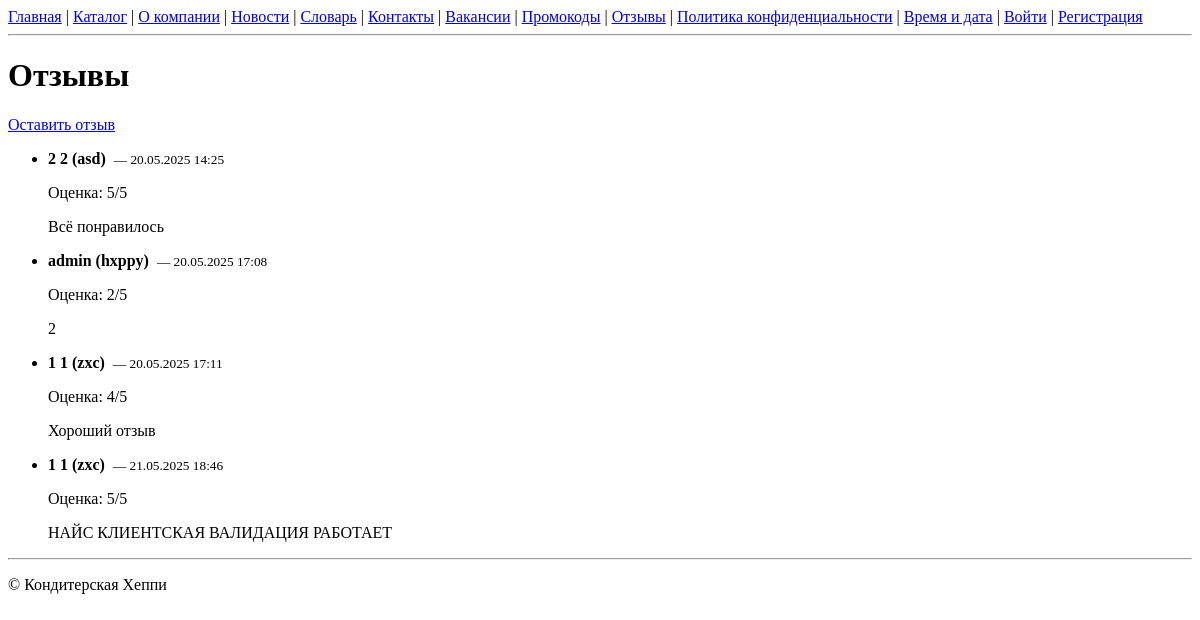
The page /reviews/ on the database as committed earlier.
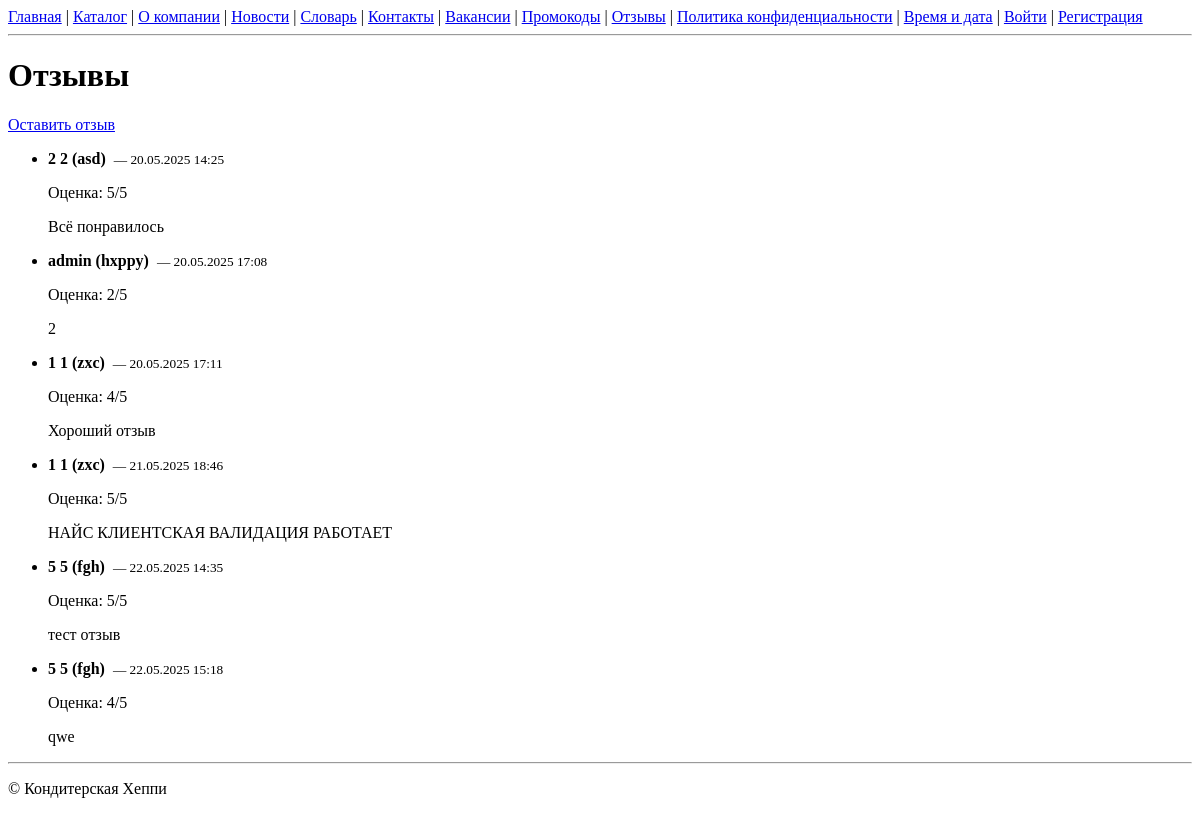
The same page on the database as committed later.
### shop/models.py (models this page shows, shortened)
class Review(models.Model):
    user         = models.ForeignKey(settings.AUTH_USER_MODEL,
                                     on_delete=models.SET_NULL, null=True, blank=True)
    name         = models.CharField(max_length=100)
    rating       = models.PositiveSmallIntegerField()
    text         = models.TextField()
    published_at = models.DateTimeField(auto_now_add=True)

### shop/views.py (the view)
# urls.py: re_path(r'^reviews/$', views.ReviewListView.as_view(), name='reviews'),
class ReviewListView(ListView):
    model = Review
    template_name = 'shop/reviews.html'
    context_object_name = 'reviews'
    paginate_by = 10

### shop/templates/shop/reviews.html (shortened to what this page needs)
{% extends 'base.html' %}
{% block content %}
  <h1>Отзывы</h1>
  <p><a href="{% url 'shop:review_create' %}">Оставить отзыв</a></p>
  <ul>
    {% for r in reviews %}
      <li style="margin-bottom:1em;">
        <p>
          <strong>
            {% if r.user %}
              {{ r.user.get_full_name}}
              ({{ r.user.username }})
            {% else %}
              {{ r.name }}
            {% endif %}
          </strong>
          &nbsp;<small>— {{ r.published_at|date:"d.m.Y H:i" }}</small>
        </p>
        <div>Оценка: {{ r.rating }}/5</div>
        <p>{{ r.text }}</p>
      </li>
    {% empty %}
      <li>Нет отзывов.</li>
    {% endfor %}
  </ul>
{% endblock %}

Rows that differ between the two databases and show on the page:
added Review: user.get_full_name "5 5", user.username "fgh", published_at "22.05.2025 14:35", rating "5", text "тест отзыв"
added Review: user.get_full_name "5 5", user.username "fgh", published_at "22.05.2025 15:18", rating "4", text "qwe"
